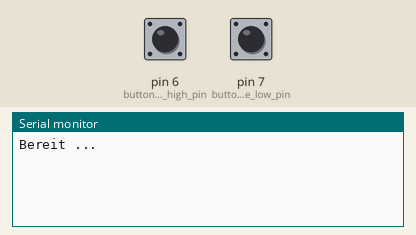
Simulated run of this sketch. Board: Arduino Uno, built with avr-gcc and run on an emulated ATmega328P. Shown: the last lines printed to the serial monitor. The test bench sets the inputs (shaded band); at power-on: pin 6 (button_active_high_pin) LOW, pin 7 (button_active_low_pin) HIGH.

Above: at 2.2 s.
2.3 s: pin 6 (button_active_high_pin) pulled HIGH for 0.15 s
At 3.1 s:
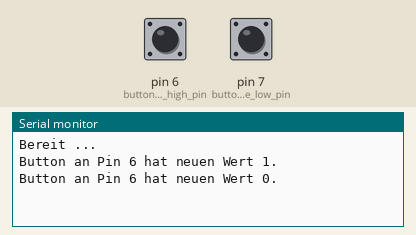
3.9 s: pin 7 (button_active_low_pin) pulled LOW for 0.15 s
At 5.5 s:
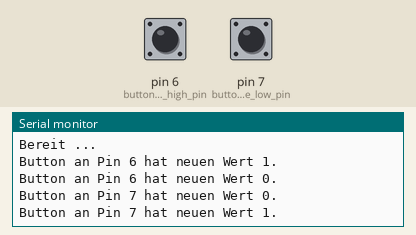

The sketch:

Zwei_Buttons_abfragen.ino
```cpp
/**
 * Zwei Buttons abfragen
 * =====================
 *
 * Musterlösung zur Aufgabe "Button mit Active High vs. Active Low". Dieses Programm fragt zwei an den Pins
 * 6 und 7 angeschlossenen Buttons ab und zeigt an, wenn sich ihr Wert ändert. Button 6 wird Active High
 * ausgelesen, muss daher bei Betätigung des Buttons 5V auf den Eingangspin legen. Button 7 wird Active Low
 * angesteuert und muss den Pin bei Betägigung daher nach GND durchschalten (um 5V aus dem Arduino abfließen
 * zu lassen).
 *
 * HINWEIS: Die Buttons werden hier absichtlich nicht entprellt. Sie werden daher feststellen, dass der
 * erkannte Wert ein paar mal hin und her schwankt, wenn Sie einen Button drücken.
 *
 * Hardwareaufbau:
 * ---------------
 *
 * Siehe Schaltpläne in den Folien.
 *
 * Relevante Dokumentation
 * -----------------------
 *
 * https://docs.arduino.cc/language-reference/en/functions/digital-io/pinMode/
 * https://docs.arduino.cc/language-reference/en/functions/digital-io/digitalread/
 */

constexpr int button_active_high_pin = 6;
constexpr int button_active_low_pin  = 7;

/**
 * Initialisierung der Hardware nach dem Einschalten
 */
void setup() {
  pinMode(button_active_high_pin, INPUT);
  pinMode(button_active_low_pin,  INPUT_PULLUP);

  Serial.begin(9600);
  delay(1000);
  Serial.println("Bereit ...");
}

/**
 * Unendlich oft ausgeführte Hauptprogrammlogik
 */
void loop() {
  static bool button_active_high_value1 = LOW;
  static bool button_active_high_value2 = LOW;

  static bool button_active_low_value1  = HIGH;
  static bool button_active_low_value2  = HIGH;

  button_active_high_value2 = digitalRead(button_active_high_pin);
  button_active_low_value2  = digitalRead(button_active_low_pin);

  if (button_active_high_value1 != button_active_high_value2) {
    button_active_high_value1 = button_active_high_value2;

    Serial.print("Button an Pin ");
    Serial.print(button_active_high_pin);
    Serial.print(" hat neuen Wert ");
    Serial.print(button_active_high_value2);
    Serial.print(".\n");
  }

  if (button_active_low_value1 != button_active_low_value2) {
    button_active_low_value1 = button_active_low_value2;

    Serial.print("Button an Pin ");
    Serial.print(button_active_low_pin);
    Serial.print(" hat neuen Wert ");
    Serial.print(button_active_low_value2);
    Serial.print(".\n");
  }
}
```

Measured:
- after the input at 2.3 s, the serial monitor: prints a new line at once (image 1)
- after the input at 3.9 s, the serial monitor: prints a new line at once (image 2)
